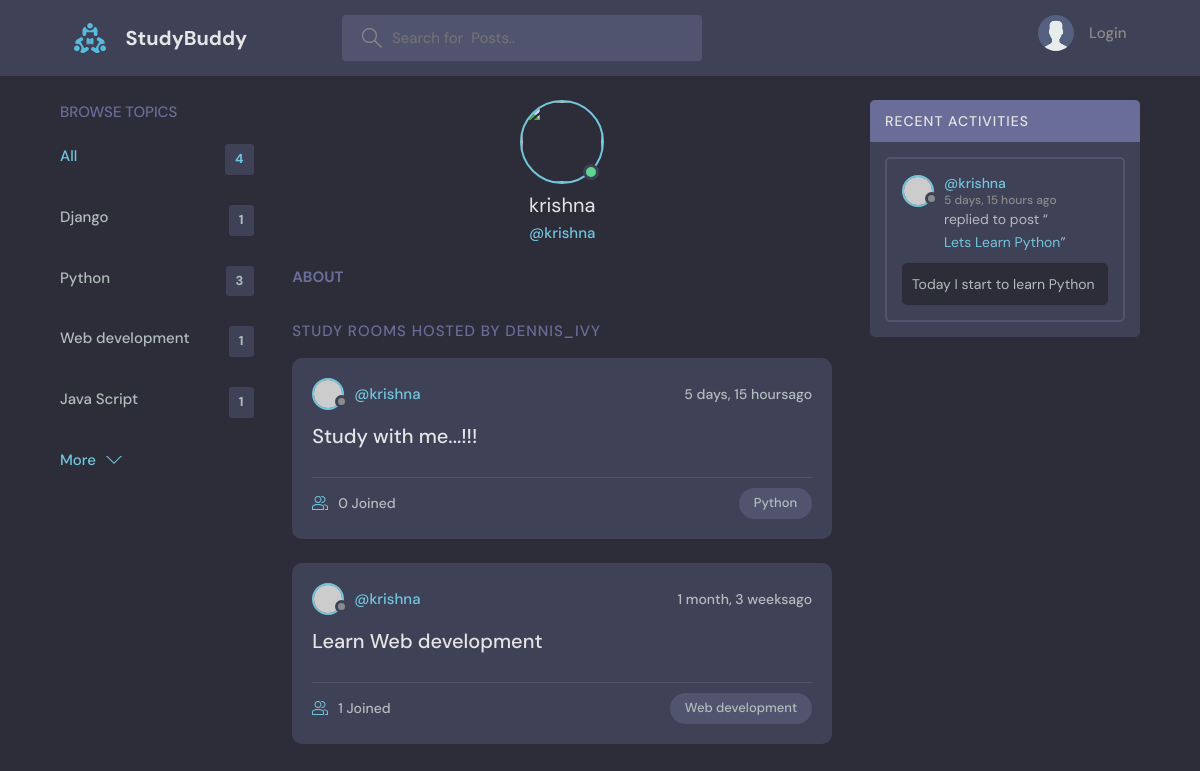
The page /profile/3 on the database its author committed.
### secondapp/models.py (models this page shows, shortened)
class Topic(models.Model):
    topic=models.CharField(max_length=201)

class Room(models.Model):
    host=models.ForeignKey(User,on_delete=models.SET_NULL,null=True)
    topic=models.ForeignKey(Topic,on_delete=models.SET_NULL,null=True)
    name=models.CharField(max_length=200)
    participants=models.ManyToManyField(User,related_name='participants',blank=True)
    description=models.TextField(null=True, blank=True)
    updated=models.DateTimeField(auto_now=True)#actively updated when submit
    created=models.DateTimeField(auto_now_add=True) #added once created
    class Meta:
        ordering=['-updated','-created']
    def __str__(self):
        return str(self.name)

class Messages(models.Model):
    user=models.ForeignKey(User,on_delete=models.CASCADE)
    room=models.ForeignKey(Room,on_delete=models.CASCADE)#on_Delete says that if the Room delete then all the child also deleted
    body=models.TextField()
    updated=models.DateTimeField(auto_now=True)#actively updated when submit
    created=models.DateTimeField(auto_now_add=True) #added once created
    class Meta:
        ordering=['-updated','-created']

### secondapp/views.py (the view)
# urls.py: path('profile/<str:pk>',views.userProfile,name="user-profile")
def userProfile(request,pk):
    user=User.objects.get(id=pk)
    rooms=user.room_set.all()
    topics=Topic.objects.all()
    room_messages=user.messages_set.all()
    context={'user':user,'rooms':rooms,'topics':topics,'room_messages':room_messages}
    return render(request,'secondapp/profile.html',context)

### secondapp/templates/secondapp/profile.html (shortened to what this page needs)
{% extends 'main.html' %}
{% block content %}
<main class="profile-page layout layout--3">
  <div class="container">
    {% include 'secondapp/topic_components.html' %}
    <div class="roomList">
      <div class="profile">
        <div class="profile__avatar">
          <div class="avatar avatar--large active">
            <img src="{{user.avatar.url}}" />
          </div>
        </div>
        <div class="profile__info">
          <h3>{{user.username}}</h3>
          <p>@{{user.username}}</p>
        </div>
        <div class="profile__about">
          <h3>About</h3>
        </div>
      </div>
      <div class="roomList__header">
        <div>
          <h2>Study Rooms Hosted by dennis_ivy</a>
          </h2>
        </div>
      </div>
      {% include 'secondapp/feed_components.html' %}
    </div>
    {% include 'secondapp/activity_components.html' %}
  </div>
</main>
{% endblock content %}

### secondapp/templates/secondapp/topic_components.html
<div class="topics">
    <div class="topics__header">
      <h2>Browse Topics</h2>
    </div>
    <ul class="topics__list">
      <li>
        <a href="{% url 'home' %}" class="active">All <span>{{topics.count}}</span></a>
      </li>
      {% for topic in topics %}
      <li>
        <a href="{% url 'home' %}?q={{topic.topic}}">{{topic.topic}} <span>{{topic.room_set.all.count}}</span></a>
      </li>
      {% endfor %}
    </ul>
    <a class="btn btn--link" href="#">
      More
      <svg version="1.1" xmlns="http://www.w3.org/2000/svg" width="32" height="32" viewBox="0 0 32 32">
        <title>chevron-down</title>
        <path d="M16 21l-13-13h-3l16 16 16-16h-3l-13 13z"></path>
      </svg>
    </a>
  </div>

### secondapp/templates/secondapp/feed_components.html (shortened to what this page needs)
{% for name in rooms %}
<div class="roomListRoom">
    <div class="roomListRoom__header">
      <a href="{url 'user-profile' name.host.id%}" class="roomListRoom__author">
        <div class="avatar avatar--small">
          <img src="https://randomuser.me/api/portraits/women/11.jpg" />
        </div>
        <span>@{{name.host.username}}</span>
      </a>
      <div class="roomListRoom__actions">
        <span>{{name.created|timesince}}ago</span>
      </div>
    </div>
    <div class="roomListRoom__content">
      <a href="/room/{{name.id}}">{{name.name}}</a>
    </div>
    <div class="roomListRoom__meta">
      <a href="/room/{{name.id}}" class="roomListRoom__joined">
        {{name.participants.all.count}} Joined
      </a>
      <p class="roomListRoom__topic">{{name.topic.topic}}</p>
    </div>
  </div>
  {% endfor %}

### secondapp/templates/secondapp/activity_components.html (shortened to what this page needs)
<div class="activities">
    <div class="activities__header">
      <h2>Recent Activities</h2>
    </div>
    {% for message in room_messages %}
    <div class="activities__box">
      <div class="activities__boxHeader roomListRoom__header">
        <a href="{% url 'user-profile' message.user.id %}" class="roomListRoom__author">
          <div class="avatar avatar--small">
            <img src="https://randomuser.me/api/portraits/women/11.jpg" />
          </div>
          <p>
            @{{message.user}}
            <span>{{message.created|timesince}} ago</span>
          </p>
        </a>
      </div>
      <div class="activities__boxContent">
        <p>replied to post “<a href="{% url 'room' message.room.id %}">{{message.room}}</a>”</p>
        <div class="activities__boxRoomContent">
          {{message.body}}
        </div>
      </div>
    </div>
    {% endfor %}
</div>

### rows shown on the page
Topic: topic "Django", room_set.all.count "1"
Topic: topic "Python", room_set.all.count "3"
Topic: topic "Web development", room_set.all.count "1"
Topic: topic "Java Script", room_set.all.count "1"
Room: host.username "krishna", created "5 days, 15 hours", name "Study with me...!!!", participants.all.count "0", topic.topic "Python"
Room: host.username "krishna", created "1 month, 3 weeks", name "Learn Web development", participants.all.count "1", topic.topic "Web development"
Messages: user "krishna", created "5 days, 15 hours", room "Lets Learn Python", body "Today I start to learn Python"

### other values the page prints
{{ topics.count }} "4"
{{ user.username }} "krishna"
